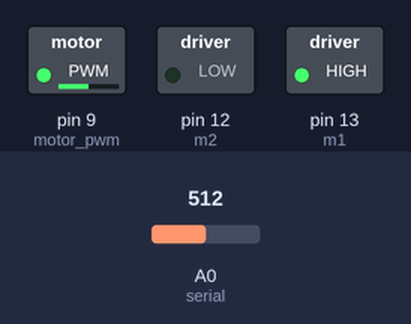
A sketch run on a simulated Arduino Uno, built with avr-gcc and run on an emulated ATmega328P. Parts: switched loads named in the sketch (green lamp = pin HIGH). Inputs (shaded band) come from the test bench; at power-on: A0 (serial) = 512.

Above: at 1.8 s.
1.9 s: A0 (serial) set to 716
At 3.6 s:
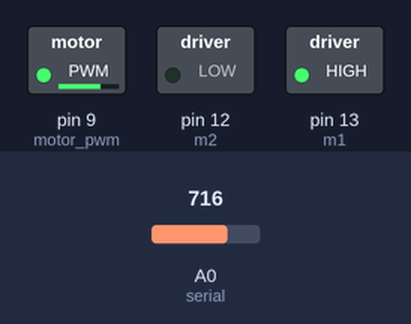
4.5 s: A0 (serial) set to 900
At 7.1 s:
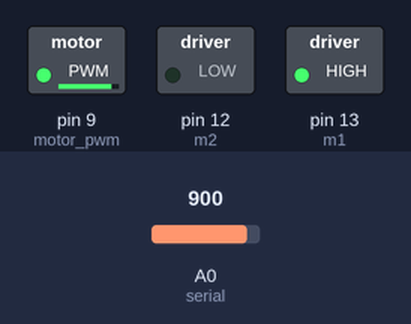
7.5 s: A0 (serial) set to 122
At 9.4 s:
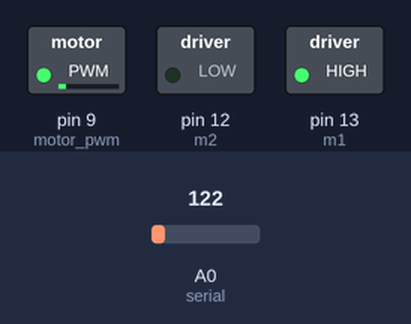
10.5 s: A0 (serial) set to 0
At 12.9 s:
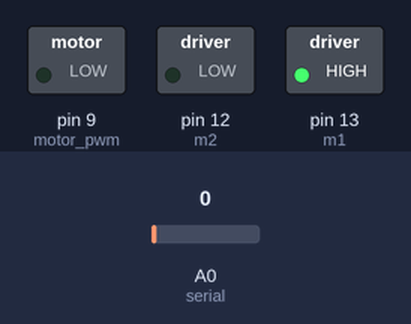
13.5 s: A0 (serial) set to 511
At 16.4 s:
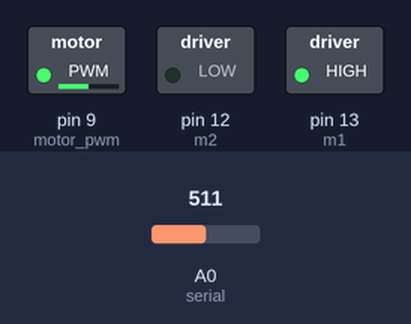
Timing chart, 0 to 17.5 s (numbered marks = the images above; inputs shaded):
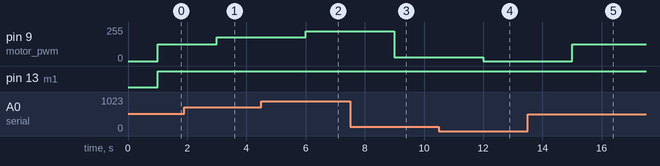

The sketch:

code_dc_motor_control_speed.ino
```cpp
//msh kamel to be tested
int serial = A0;
int motor_pwm = 9;
int m1=13;
int m2=12;
int sensorValue;
void setup () {
  pinMode(motor_pwm,OUTPUT);
    pinMode(m1,OUTPUT);
  pinMode(m2,OUTPUT);

  pinMode(serial,INPUT);
  Serial.begin(9600);
}

void loop () {

  sensorValue = analogRead(serial);
  delay(1000);
  int digitalValue = map(sensorValue, 0, 1023, 0, 255);
  //Serial.println(digitalValue);
  analogWrite(motor_pwm,digitalValue);
  digitalWrite(m1,1);
    digitalWrite(m2,0);

}
```

Measured:
- after the input at 1.9 s, pin 9 (motor_pwm): 127/255 → 178/255 after 1.1 s
- after the input at 4.5 s, pin 9 (motor_pwm): 178/255 → 224/255 after 1.5 s
- after the input at 7.5 s, pin 9 (motor_pwm): 224/255 → 30/255 after 1.5 s
- after the input at 10.5 s, pin 9 (motor_pwm): 30/255 → 0/255 after 1.5 s
- after the input at 13.5 s, pin 9 (motor_pwm): 0/255 → 127/255 after 1.5 s
